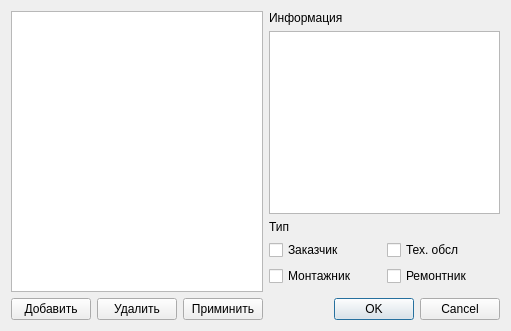
<?xml version="1.0" encoding="UTF-8"?>
<ui version="4.0">
 <class>AdressBook</class>
 <widget class="QDialog" name="AdressBook">
  <property name="geometry">
   <rect>
    <x>0</x>
    <y>0</y>
    <width>511</width>
    <height>331</height>
   </rect>
  </property>
  <property name="windowTitle">
   <string>Адресная книга</string>
  </property>
  <property name="windowIcon">
   <iconset resource="res.qrc">
    <normaloff>:/images/images/png/24x24/Address book.png</normaloff>:/images/images/png/24x24/Address book.png</iconset>
  </property>
  <layout class="QHBoxLayout" name="horizontalLayout">
   <item>
    <layout class="QGridLayout" name="gridLayout">
     <item row="3" column="6">
      <widget class="QCheckBox" name="checkBoxZK3">
       <property name="text">
        <string>Заказчик</string>
       </property>
      </widget>
     </item>
     <item row="4" column="7">
      <widget class="QCheckBox" name="checkBoxRp6">
       <property name="text">
        <string>Ремонтник</string>
       </property>
      </widget>
     </item>
     <item row="0" column="6">
      <widget class="QLabel" name="label">
       <property name="text">
        <string>Информация</string>
       </property>
      </widget>
     </item>
     <item row="1" column="6" colspan="2">
      <widget class="QTextEdit" name="textEdit"/>
     </item>
     <item row="3" column="7">
      <widget class="QCheckBox" name="checkBoxTh4">
       <property name="text">
        <string>Тех. обсл</string>
       </property>
      </widget>
     </item>
     <item row="4" column="6">
      <widget class="QCheckBox" name="checkBoxMn5">
       <property name="text">
        <string>Монтажник</string>
       </property>
      </widget>
     </item>
     <item row="2" column="6">
      <widget class="QLabel" name="label_2">
       <property name="text">
        <string>Тип</string>
       </property>
      </widget>
     </item>
     <item row="6" column="0">
      <widget class="QPushButton" name="pushButton">
       <property name="text">
        <string>Добавить</string>
       </property>
       <property name="icon">
        <iconset resource="res.qrc">
         <normaloff>:/images/images/png/24x24/Create.png</normaloff>:/images/images/png/24x24/Create.png</iconset>
       </property>
      </widget>
     </item>
     <item row="6" column="1">
      <widget class="QPushButton" name="pushButton_2">
       <property name="text">
        <string>Удалить</string>
       </property>
       <property name="icon">
        <iconset resource="res.qrc">
         <normaloff>:/images/images/png/24x24/Delete.png</normaloff>:/images/images/png/24x24/Delete.png</iconset>
       </property>
      </widget>
     </item>
     <item row="6" column="2">
      <widget class="QPushButton" name="pushButton_3">
       <property name="text">
        <string>Приминить</string>
       </property>
       <property name="icon">
        <iconset resource="res.qrc">
         <normaloff>:/images/images/png/24x24/Apply.png</normaloff>:/images/images/png/24x24/Apply.png</iconset>
       </property>
      </widget>
     </item>
     <item row="5" column="7">
      <widget class="QWidget" name="widget" native="true"/>
     </item>
     <item row="0" column="0" rowspan="6" colspan="3">
      <widget class="QTableView" name="tableView"/>
     </item>
     <item row="6" column="6" colspan="2">
      <widget class="QDialogButtonBox" name="buttonBox">
       <property name="standardButtons">
        <set>QDialogButtonBox::Cancel|QDialogButtonBox::Ok</set>
       </property>
      </widget>
     </item>
    </layout>
   </item>
  </layout>
 </widget>
 <resources>
  <include location="res.qrc"/>
 </resources>
 <connections>
  <connection>
   <sender>buttonBox</sender>
   <signal>accepted()</signal>
   <receiver>AdressBook</receiver>
   <slot>accept()</slot>
   <hints>
    <hint type="sourcelabel">
     <x>382</x>
     <y>308</y>
    </hint>
    <hint type="destinationlabel">
     <x>255</x>
     <y>165</y>
    </hint>
   </hints>
  </connection>
  <connection>
   <sender>buttonBox</sender>
   <signal>rejected()</signal>
   <receiver>AdressBook</receiver>
   <slot>reject()</slot>
   <hints>
    <hint type="sourcelabel">
     <x>382</x>
     <y>308</y>
    </hint>
    <hint type="destinationlabel">
     <x>255</x>
     <y>165</y>
    </hint>
   </hints>
  </connection>
 </connections>
</ui>
